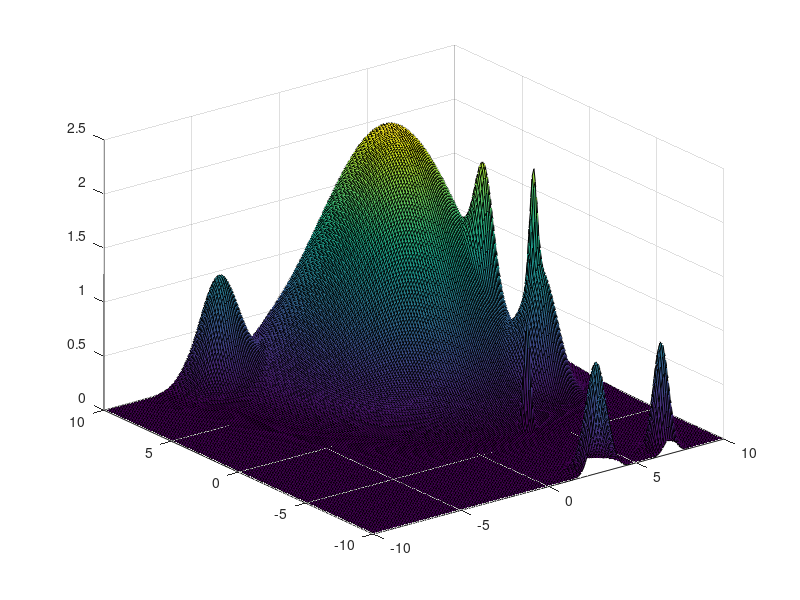
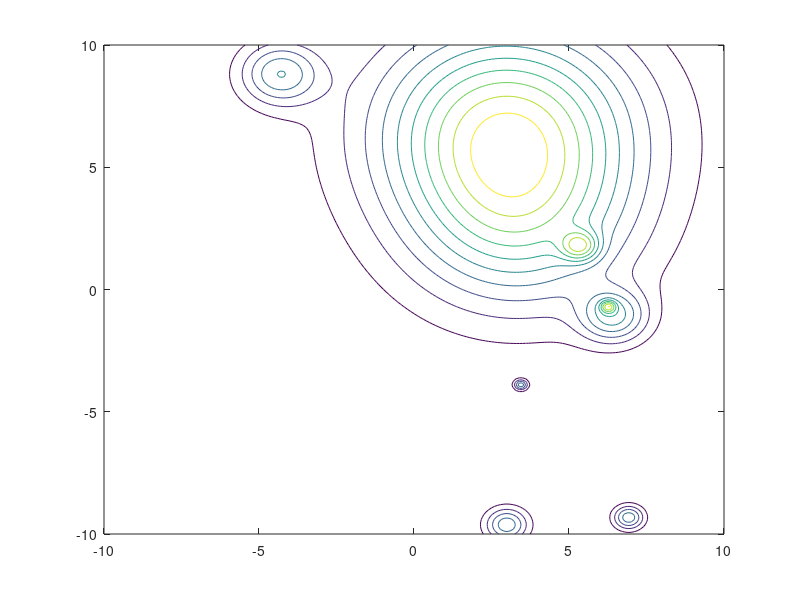

Write MATLAB code to recreate these figures, in order. (Note: this script raises an error after producing the figures.)
clc 
clear all

XMin = -10;
XMax = 10;
YMin = -10;
YMax = 10;
addpath('Reference/c2xyz/');
addpath('Reference/export/');

%% Random Radial Basis functions in space 
disp('3D case with random path - 10 rbf:');
N = 10 % number of random functions
stepMesh = 0.1;
Z = zeros((XMax-XMin)/stepMesh+1,(XMax-XMin)/stepMesh+1);
[X,Y] = meshgrid(XMin:stepMesh:XMax);
% random variance in [a;b] = [0.3;1.5]
variances = 0.3 + (1.5-0.3).*rand(N,1);
% random amplitude [0.1;1]
amplitudes = 0.1 + (1-0.1).*rand(N,1);
% Random Xcenters in [-XMin;xMax]
Xcenters = XMin+ (XMax-XMin).*rand(N,1);
Ycenters = YMin+ (YMax-YMin).*rand(N,1);

esp=zeros(N,1);
esp=1./(2*(variances).^2);
for i=1:1:N
    disp('step:')
    disp(i)
    Xci=Xcenters(i,1)*ones((XMax-XMin)/stepMesh+1,((XMax-XMin)/stepMesh+1)*2);
    Yci=Ycenters(i,1)*ones((YMax-YMin)/stepMesh+1,((YMax-YMin)/stepMesh+1)*2);
    disp('Radial Basis Function: [amplitude,variance,center]');
    disp(amplitudes(i,1))
    disp(variances(i,1))
    disp(Xcenters(i,1))
    disp(Ycenters(i,1))
    Z = Z + 1*exp(-((X-Xci(:,1:((XMax-XMin)/stepMesh+1))).^2+(Y-Yci(:,((XMax-XMin)/stepMesh+2):((YMax-YMin)/stepMesh+1)*2)).^2)*esp(i,1).^2);
end
figure(1);
surf(X,Y,Z)

%% Analyze data -  Post elaboration 
% Contour[Required]
% 
% figure(2)
% grid on
% axis equal
% % axis tight
% % contour(X,Y,Z);
figure(2)
 cl = contour(X,Y,Z);
[x1,y1,z1] = C2xyz(cl);
% 
% % countours at 0.8
% h=[0.8,0.8]
% contour(X,Y,Z,h)
%% isaolate regions of interest
% Same ad the commented code above + more options
figure(3)
hold on; % Allows plotting atop the preexisting peaks plot. 
threshold = 0.8;
sector.numberOfZones = 1;
% analyze all the level curves
for n = find(z1==threshold); 
   %n
   %xTh(1,n) = x1{n};
   %yTh(1,n) = y1{n};
   hold on;
   plot(x1{n},y1{n},'k-','linewidth',3);
   sector.zones(sector.numberOfZones).x(1,1:size(x1{n},2)) = x1{n}(1,:);
   sector.zones(sector.numberOfZones).y(1,1:size(x1{n},2)) = y1{n}(1,:);
   sector.numberOfZones = sector.numberOfZones + 1;
end
title('Contours of interest');
hold off
disp('Number of zones founded:');
disp(sector.numberOfZones);


%% Convert to BW

%Remove frames
set(gca, 'visible', 'off')
set(gcf, 'color', 'w');

%%// Get the figure as a uint8 variable
im = export_fig;

%//  Output binary image
BW = ~im2bw(uint8(255.*im2double(im)),0.99);

%%// Remove
BW = bwmorph(BW,'skel',Inf);
figure(4);
imshow(BW)
title('BW sectors');
% Save it
saveas(4, 'sectors1', 'png');

%% Centroids

stats = regionprops(BW,'Centroid','MajorAxisLength','MinorAxisLength',...
    'Orientation','Eccentricity','Extrema','BoundingBox','ConvexArea',...
    'ConvexHull','ConvexImage')

% Plot centroids in negative image
centroids = cat(1, stats.Centroid);
imshow(BW)
hold on
plot(centroids(:,1),centroids(:,2), 'b*')
hold off

% Plot centroids in convex sectors
figure(5)
CH_objects = bwconvhull(BW,'objects',8);
imshow(CH_objects);
hold on
plot(centroids(:,1),centroids(:,2), 'b*')
hold off
title('Objects Convex Hull + centroids');
    
%% Plot elliptic approximation

%imshow(BW)
hold on

phi = linspace(0,2*pi,50);
cosphi = cos(phi);
sinphi = sin(phi);

for k = 1:length(stats)
    xbar = stats(k).Centroid(1);
    ybar = stats(k).Centroid(2);

    a = stats(k).MajorAxisLength/2;
    b = stats(k).MinorAxisLength/2;

    theta = pi*stats(k).Orientation/180;
    R = [ cos(theta)   sin(theta)
         -sin(theta)   cos(theta)];

    xy = [a*cosphi; b*sinphi];
    xy = R*xy;

    x = xy(1,:) + xbar;
    y = xy(2,:) + ybar;

    plot(x,y,'r','LineWidth',2);

end
hold off

%% Plots Global convexHull figure

figure(6)
title('Union Convex Hull');
CH = bwconvhull(BW);
imshow(CH);

%% Scaling sectors up by a factor of K

k=1
%figure(9)
% For each sector
figure(4)
for i=1:sector.numberOfZones-1
    % for each point of the sector
    for j=1:size(sector.zones(i).x,2)-1        
        plot(sector.zone(i).x(1,j),sector.zone(i).y(1,j),'-b','LineWidth',3)
        v=[sector.zones(i).x(1,j) - stats(i).Centroid(1); sector.zones(i).y(1,j) - stats(i).Centroid(2)];
        sector.zone(i).x(1,j) = sector.zones(i).x(1,j) + k*v(1) ;
        sector.zone(i).y(1,j) = sector.zones(i).y(1,j) + k*v(2) ;
        hold on
        %plot(sector.zone(i).x(1,j),sector.zone(i).y(1,j),'-r','LineWidth',3)
    end
    
    %plot(centroids(i,1),centroids(i,2), 'r*')
    %hold on
end
hold off
%%

figure(7)
for i=1:sector.numberOfZones-1
    %i
    for j=1:size(sector.zones(i).x,2)-1
        %hold on
        %plot(sector.zone(i).x(1,j),sector.zone(i).y(1,j),'--rs')
        %hold on
        %plot(stats(i).Centroid(1),stats(i).Centroid(2),'+','LineWidth',4)
    end
end